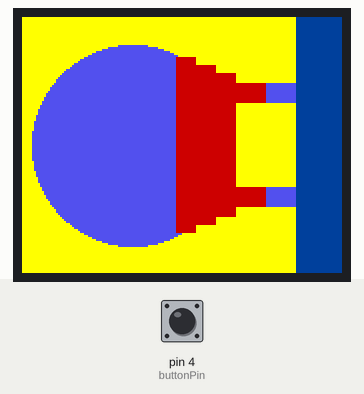
Simulated run of this sketch. Board: Arduino Uno, built with avr-gcc and run on an emulated ATmega328P. Shown: 160×128 colour display. The inputs (shaded band) are chosen by the test bench; at power-on: pin 4 (buttonPin) HIGH. What the sketch prints to the serial monitor is not drawn.

Above: at 1.2 s.
1.3 s: pin 4 (buttonPin) pulled LOW for 1 s
At 3.5 s:
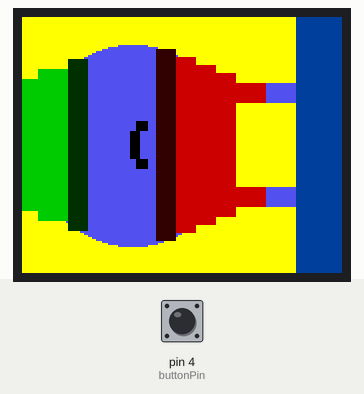
3.8 s: pin 4 (buttonPin) pulled LOW for 1 s
At 6.0 s:
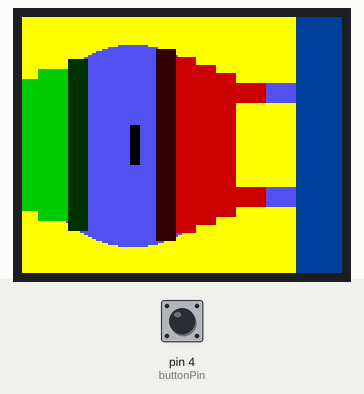
6.3 s: pin 4 (buttonPin) pulled LOW for 3.2 s
At 6.89 s:
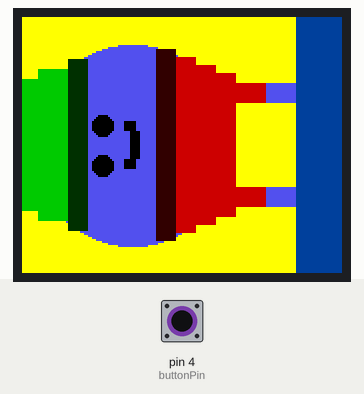
Timing chart, 0 to 9.3 s (numbered marks = the images above; inputs shaded):
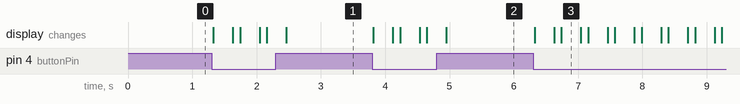

The sketch:

nuevopersonaje.ino
```cpp
#include <SPI.h>
#include <TFT.h>            // Arduino TFT library

#define cs   10
#define dc   9
#define rst  8
int feliz=0;
const int buttonPin = 4;
int ciclosComunica = 0;

TFT screen = TFT(cs, dc, rst);
int buttonState = 0;         // variable for reading the pushbutton status
int estado =0;
void setup() {
  Serial.begin(9600);
  pinMode(buttonPin, INPUT);
  // initialize the screen
  screen.begin();

  // make the background black
  screen.background(255,255,0);
  screen.fill(83,83,233);
  screen.stroke(83,83,233);
  screen.circle(screen.width()/2-25, screen.height()/2, 50);//cara
     screen.rect(screen.width()/2+42,screen.height()/2-31, 15,10);
   screen.rect(screen.width()/2+42,screen.height()/2+21, 15,10);
  screen.fill(200,0,0);
  screen.stroke(200,0,0);
   screen.rect(screen.width()/2-3,screen.height()/2-44, 10,88);
   screen.rect(screen.width()/2+7,screen.height()/2-40, 10,80);
   screen.rect(screen.width()/2+17,screen.height()/2-36, 10,72);
   screen.rect(screen.width()/2+27,screen.height()/2-31, 15,10);
   screen.rect(screen.width()/2+27,screen.height()/2+21, 15,10);
   screen.fill(0,66,154);
  screen.stroke(0,66,154);
   screen.rect(screen.width()/2+57,0, 23,screen.height());
}

void loop() {
  buttonState = digitalRead(buttonPin);
  //Serial.println(buttonState);
  while (buttonState == HIGH) {
    delay(20);
    buttonState = digitalRead(buttonPin);
    if (buttonState==LOW){
      feliz+=10;
    }
    // turn LED on:
  }

  ciclosComunica ++;
  if (feliz>30){
    feliz = 30;
  }

  if (ciclosComunica > 2){
    ciclosComunica = 0;
  }

   screen.stroke(255,0,0);

  // set the fill color to grey
 // screen.fill(255,0,0);//ropa
 // screen.circle(screen.width()/2+80, screen.height()/2,50);

    // set the stroke color to white
  screen.stroke(83,83,233);

  // set the fill color to grey

  // draw a circle in the center of screen
 // screen.rect(screen.width()/2+10,screen.height()/2-10, 20,20);//cuello

     screen.fill(0, 50, 0);
  screen.stroke(0, 50, 0);
  screen.rect(screen.width()/2-57,screen.height()/2-43, 10,86);
    screen.fill(0,200, 0);
  screen.stroke(0, 200, 0);
   screen.rect(screen.width()/2-72,screen.height()/2-38, 15,76);
   screen.rect(screen.width()/2-80,screen.height()/2-33, 8,66);
  screen.fill(50,0,0);
  screen.stroke(50,0,0);
  screen.rect(screen.width()/2-13,screen.height()/2-48, 10,96);


   screen.fill(83,83,233);
   screen.stroke(83,83,233);
   screen.rect(screen.width()/2-3-26,screen.height()/2-15, 15,29);

   screen.fill(0,0,0);
   screen.stroke(0,0,0);
   if(feliz<=10 ){
    screen.rect(screen.width()/2-26,screen.height()/2-7, 5,14);
    screen.rect(screen.width()/2+3-26,screen.height()/2-12, 6,5);
    screen.rect(screen.width()/2+3-26,screen.height()/2+7, 6,5);
    if( ciclosComunica==2)
      Serial.println("a");
    }
   if (feliz>10 && feliz<=20 ){
    screen.rect(screen.width()/2-26,screen.height()/2-10, 5,20);
    if( ciclosComunica==2)
      Serial.println("b");
   }
   if(feliz>20 && feliz<=30){
    screen.rect(screen.width()/2-26,screen.height()/2-7, 5,14);
    screen.rect(screen.width()/2-3-26,screen.height()/2-12, 6,5);
    screen.rect(screen.width()/2-3-26,screen.height()/2+7, 6,5);
    if( ciclosComunica==2)
          Serial.println("c");
    }

  screen.circle(screen.width()/2-40, screen.height()/2+10, 5);
  screen.circle(screen.width()/2-40, screen.height()/2-10, 5);
  delay(300);
  screen.fill(83,83,233);
  screen.stroke(83,83,233);
    screen.circle(screen.width()/2-40, screen.height()/2+10, 5);
  screen.circle(screen.width()/2-40, screen.height()/2-10, 5);
  delay(100);

  //Serial.print ("nivel ");
  feliz -- ;
  if (feliz<0){
    feliz = 0;
  }

 // Serial.println(feliz);

}
```

Measured:
- after the input at 1.3 s, the display: first changes at once (image 1 shows a later state)
- after the input at 3.8 s, the display: first changes at once (image 2 shows a later state)
- after the input at 6.3 s, the display: changes at once (image 3)
